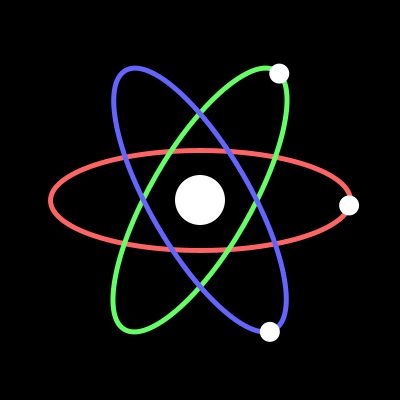
Frame 1 (no input)
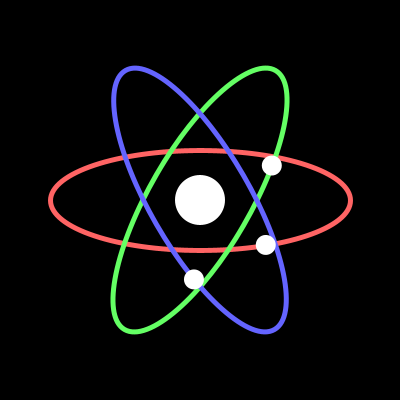
Frame 60 (the mouse pressed at the canvas centre just before this capture)
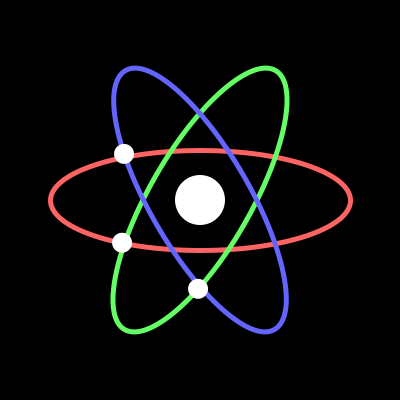
Frame 120 (the mouse held since frame 60 and released just before this capture)

The Processing sketch that drew these frames (run headless with seeded random() and noise(); from frame 60 on, the mouse is pressed at the canvas centre):

// Processing sketch: Atomic
// ── Atomic.pde
// Animate 3 electrons orbiting around a nucleus.
// Each electron should follow a path and match
// colors with its respective path.

// Don't use rotate()
// Use vectors and trigonometry

void setup() {
  size(400, 400);
}
void draw() {

  drawBackground();

  ///////////////// START YOUR CODE HERE:

  noStroke();
  fill(255);

  PVector red = FindOvalPos(0, 0);
  PVector green = FindOvalPos(60, 0);
  PVector blue = FindOvalPos(-60, 0);

  ellipse(red.x, red.y, 20, 20);
  ellipse(green.x, green.y, 20, 20);
  ellipse(blue.x, blue.y, 20, 20);

  ///////////////// END YOUR CODE HERE
}

PVector FindOvalPos (float rotateAmount, float timeOffset) {
  float time = millis()/1000.0;

  // Find path on Oval:
  float x = 150 * cos(time + timeOffset);
  float y = 50 * sin(time + timeOffset);

  // Convert coodinate to polar:
  float angle = atan2(y, x);
  float mag = sqrt(x*x + y*y);

  // Rotate Vector:
  angle -= radians(rotateAmount);

  // Convert back to cartesian:
  x = mag * cos(angle);
  y = mag * sin(angle);

  // Translate to center of screen
  x += width/2;
  y += height/2;

  return new PVector(x, y);
}
void drawBackground() {
  background(0);
  noStroke();
  fill(255);
  ellipse(200, 200, 50, 50);
  noFill();
  strokeWeight(5);

  pushMatrix();
  translate(200, 200);
  stroke(255, 100, 100);
  ellipse(0, 0, 300, 100);
  popMatrix();

  pushMatrix();
  translate(200, 200);
  rotate(PI/1.5);
  stroke(100, 255, 100);
  ellipse(0, 0, 300, 100);
  popMatrix();

  pushMatrix();
  translate(200, 200);
  rotate(2*PI/1.5);
  stroke(100, 100, 255);
  ellipse(0, 0, 300, 100);
  popMatrix();
}
